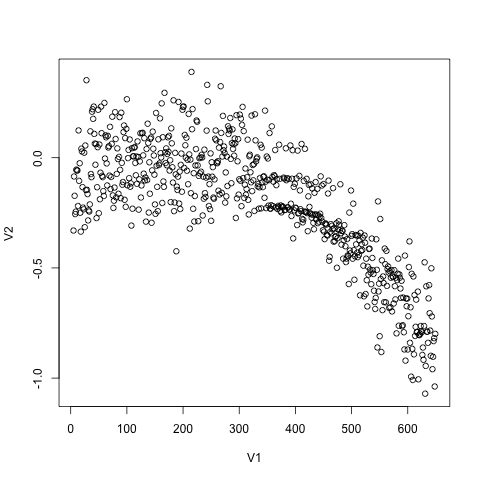

Source code (R):

a <-read.csv("trial-2-20171229151219.csv", header = FALSE)
plot(a)
png("trial-2-20171229151219.csv.png")
plot(a)

